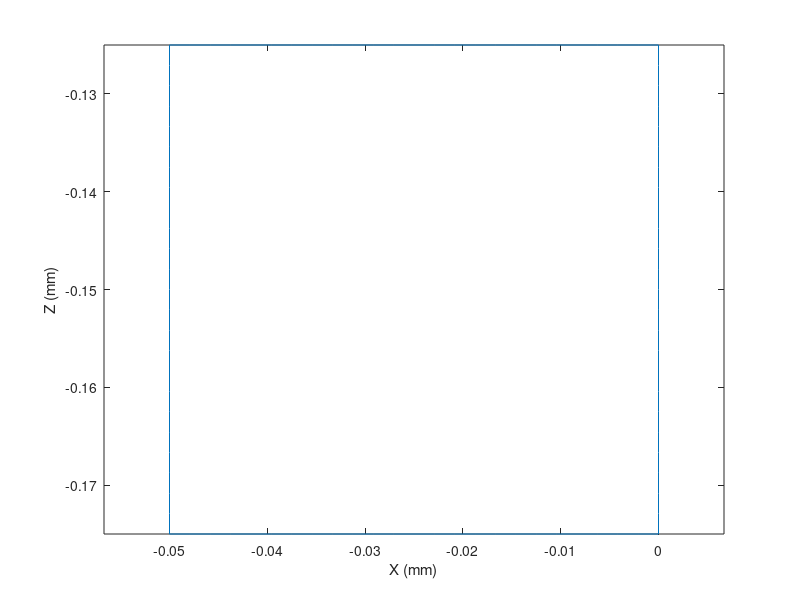
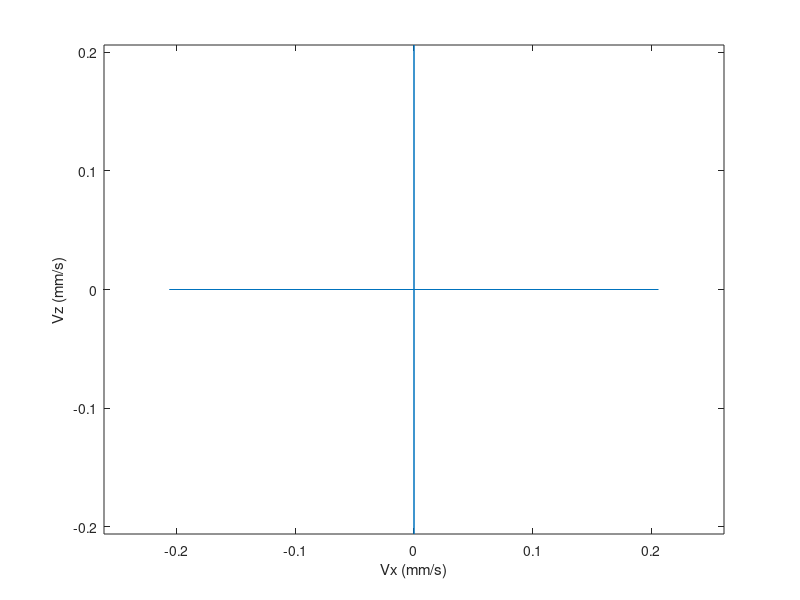

Reproduce these figures in MATLAB, in order. (Note: this script raises an error after producing the figures.)
clc
clear
close all
%%

% Params
stride_frequency = 1; % Hz
stride_length = 0.050; % mm
publish_frequency = 100; % Hz

N = publish_frequency / stride_frequency;
t = linspace(0, 1/stride_frequency, N);

top_left = [-0.05; 0; -0.125];
top_right = top_left + [stride_length; 0; 0];
bottom_left = top_left - [0; 0; stride_length];
bottom_right = bottom_left + [stride_length; 0; 0];

Nps = N / 4;
top_traj = [linspace(top_left(1), top_right(1), Nps);
            linspace(top_left(2), top_right(2), Nps);
            linspace(top_left(3), top_right(3), Nps)];
right_traj = [linspace(top_right(1), bottom_right(1), Nps);
              linspace(top_right(2), bottom_right(2), Nps);
              linspace(top_right(3), bottom_right(3), Nps)];
bottom_traj = [linspace(bottom_right(1), bottom_left(1), Nps);
               linspace(bottom_right(2), bottom_left(2), Nps);
               linspace(bottom_right(3), bottom_left(3), Nps)];
left_traj = [linspace(bottom_left(1), top_left(1), Nps);
             linspace(bottom_left(2), top_left(2), Nps);
             linspace(bottom_left(3), top_left(3), Nps)];
pos_traj = [top_traj, right_traj, bottom_traj, left_traj];

figure
title("Position Trajectory")
plot(pos_traj(1,:), pos_traj(3,:))
xlabel("X (mm)")
ylabel("Z (mm)")
axis equal

vel_traj = [diff(pos_traj(1,:))./diff(t), 0;
            diff(pos_traj(2,:))./diff(t), 0;
            diff(pos_traj(3,:))./diff(t), 0];

figure
title("Velocity Trajectory")
plot(vel_traj(1,:), vel_traj(3,:))
xlabel("Vx (mm/s)")
ylabel("Vz (mm/s)")
axis equal

force_traj = zeros(size(pos_traj));

sz = size(t);
leg_id = zeros(sz);
control_mode = 3*ones(sz);
input_mode = 1*ones(sz);
pos_traj_2D = pos_traj([1 3], :);
vel_traj_2D = vel_traj([1 3], :);
force_traj_2D = force_traj([1 3], :);

output = [t', leg_id', control_mode', input_mode', ...
          pos_traj_2D', vel_traj_2D', force_traj_2D']

writematrix(output, '../trajectories/square.txt', 'Delimiter', ' ');


